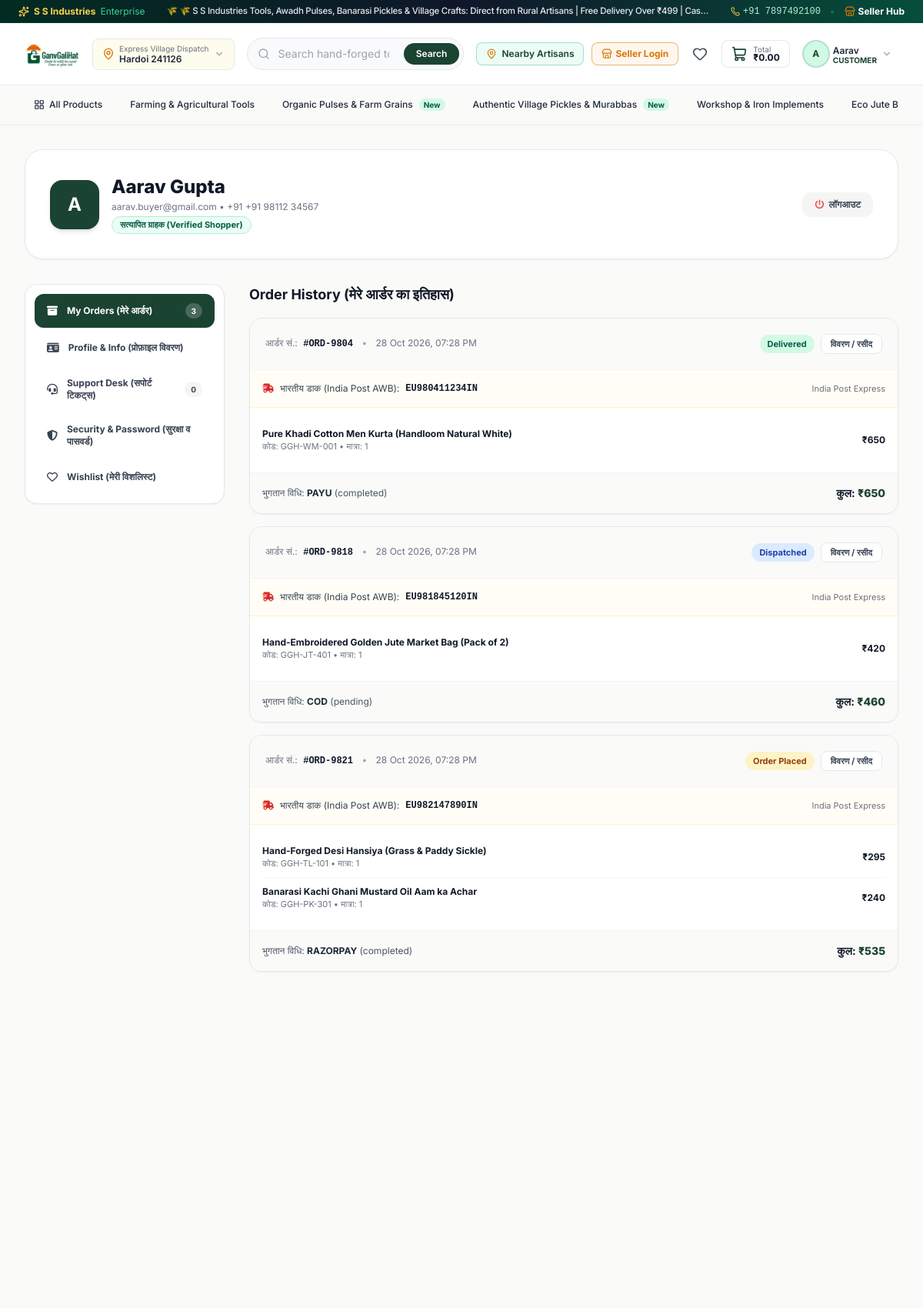
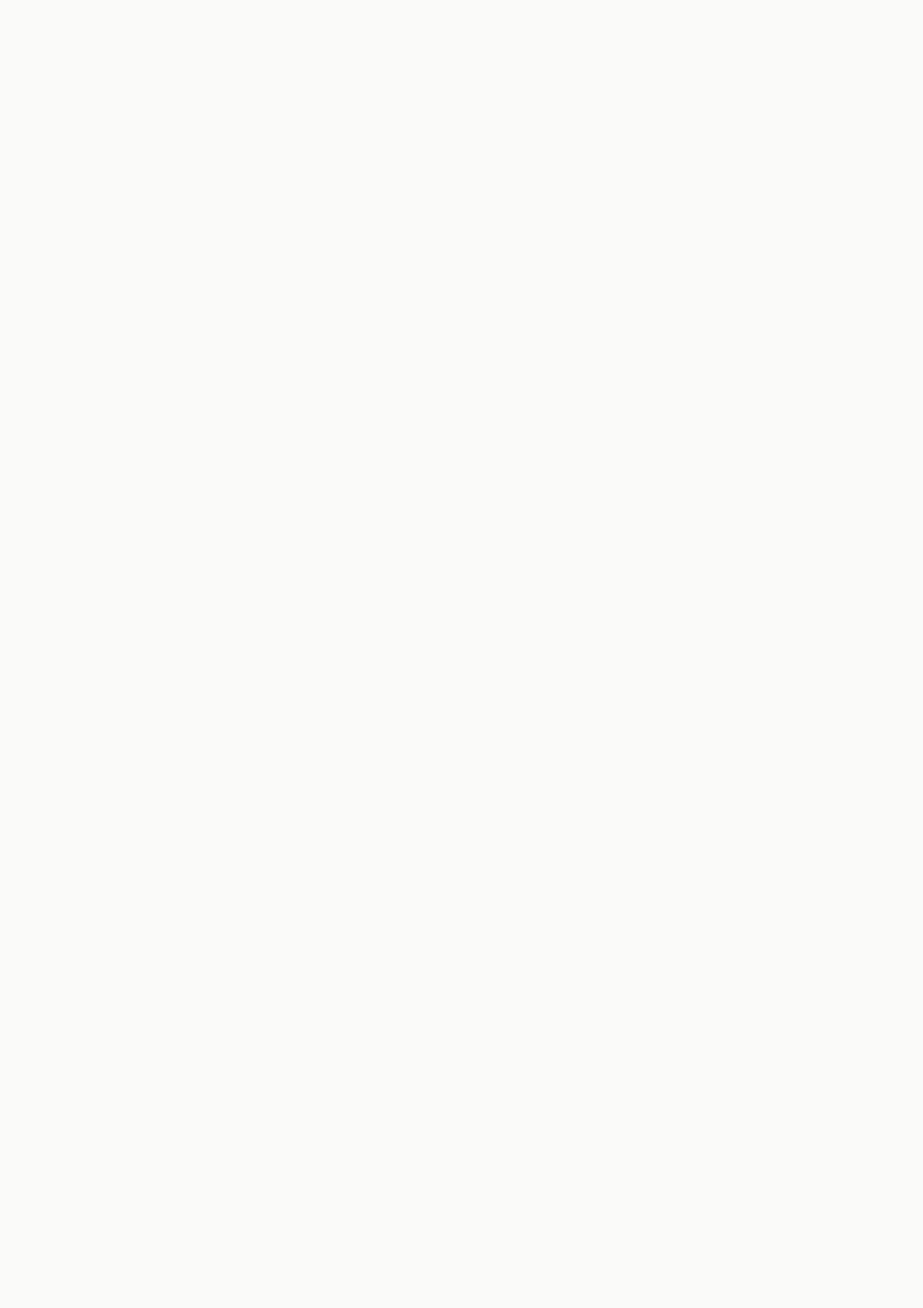
The page /account.php (signed in, upper part) on the database its author committed (2 pictures, top to bottom).
### tables this page shows
CREATE TABLE IF NOT EXISTS `users` (
  `id` INT AUTO_INCREMENT PRIMARY KEY,
  `unique_code` VARCHAR(50) UNIQUE NOT NULL,
  `name` VARCHAR(150) NOT NULL,
  `username` VARCHAR(80) UNIQUE NOT NULL,
  `email` VARCHAR(150) UNIQUE NOT NULL,
  `phone` VARCHAR(30) NOT NULL,
  `password` VARCHAR(255) NOT NULL,
  `role` ENUM('customer', 'vendor', 'admin', 'super_admin') NOT NULL DEFAULT 'customer',
  `department` VARCHAR(150) DEFAULT NULL,
  `avatar` VARCHAR(255) DEFAULT NULL,
  `city` VARCHAR(100) DEFAULT 'Hardoi',
  `state` VARCHAR(100) DEFAULT 'Uttar Pradesh',
  `pincode` VARCHAR(20) DEFAULT '241001',
  `address` TEXT DEFAULT NULL,
  `status` ENUM('active', 'pending', 'suspended') DEFAULT 'active',
  `created_at` TIMESTAMP DEFAULT CURRENT_TIMESTAMP
);

CREATE TABLE IF NOT EXISTS `categories` (
  `id` INT AUTO_INCREMENT PRIMARY KEY,
  `name` VARCHAR(150) NOT NULL,
  `hindi_name` VARCHAR(150) DEFAULT NULL,
  `slug` VARCHAR(150) UNIQUE NOT NULL,
  `description` TEXT DEFAULT NULL,
  `image` VARCHAR(255) DEFAULT NULL,
  `icon_name` VARCHAR(50) DEFAULT 'Package',
  `sort_order` INT DEFAULT 0,
  `created_at` TIMESTAMP DEFAULT CURRENT_TIMESTAMP
);

CREATE TABLE IF NOT EXISTS `orders` (
  `id` INT AUTO_INCREMENT PRIMARY KEY,
  `order_number` VARCHAR(50) UNIQUE NOT NULL,
  `user_id` INT DEFAULT NULL,
  `customer_name` VARCHAR(150) NOT NULL,
  `customer_phone` VARCHAR(30) NOT NULL,
  `customer_email` VARCHAR(150) DEFAULT NULL,
  `shipping_street` TEXT NOT NULL,
  `shipping_city` VARCHAR(100) NOT NULL,
  `shipping_state` VARCHAR(100) NOT NULL,
  `shipping_pincode` VARCHAR(20) NOT NULL,
  `subtotal` DECIMAL(10,2) NOT NULL,
  `shipping_fee` DECIMAL(10,2) NOT NULL DEFAULT 0.00,
  `total_amount` DECIMAL(10,2) NOT NULL,
  `payment_method` ENUM('cod', 'razorpay', 'payu') NOT NULL DEFAULT 'cod',
  `payment_status` ENUM('pending', 'completed', 'failed', 'refunded') DEFAULT 'pending',
  `payment_txn_id` VARCHAR(150) DEFAULT NULL,
  `order_status` ENUM('Order Placed', 'Confirmed', 'Dispatched', 'Out for Delivery', 'Delivered', 'Cancelled') DEFAULT 'Order Placed',
  `tracking_carrier` VARCHAR(100) DEFAULT 'India Post Express',
  `tracking_consignment_no` VARCHAR(100) DEFAULT NULL,
  `notes` TEXT DEFAULT NULL,
  `created_at` TIMESTAMP DEFAULT CURRENT_TIMESTAMP
);

CREATE TABLE IF NOT EXISTS `order_items` (
  `id` INT AUTO_INCREMENT PRIMARY KEY,
  `order_id` INT NOT NULL,
  `product_id` INT NOT NULL,
  `vendor_id` INT NOT NULL,
  `product_name` VARCHAR(255) NOT NULL,
  `product_code` VARCHAR(50) DEFAULT NULL,
  `price` DECIMAL(10,2) NOT NULL,
  `quantity` INT NOT NULL,
  `total` DECIMAL(10,2) NOT NULL
);

### account.php (the view, shortened to what the rows shown need)
<?php
require_once __DIR__ . '/includes/functions.php';
require_once __DIR__ . '/includes/auth_check.php';
$user = get_logged_in_user();
$active_tab = clean_input($_GET['tab'] ?? 'orders');
$stmt_orders = $pdo->prepare("SELECT * FROM orders WHERE user_id = ? OR customer_email = ? ORDER BY id DESC");
$stmt_orders->execute([$user['id'], $user['email']]);
$user_orders = $stmt_orders->fetchAll();
require_once __DIR__ . '/includes/header.php';
?>
<div class="bg-stone-50 min-h-screen py-8">
  <div class="max-w-7xl mx-auto px-4 sm:px-6 lg:px-8">
    <div class="bg-white rounded-3xl border border-gray-200 p-6 sm:p-8 shadow-sm mb-8 flex flex-col sm:flex-row items-center justify-between gap-4">
      <div class="flex items-center gap-4">
        <?php if (!empty($user['avatar'])): ?>
          <img src="<?= htmlspecialchars($user['avatar']) ?>" alt="<?= htmlspecialchars($user['name']) ?>"
            class="w-16 h-16 rounded-2xl object-cover shadow-md border-2 border-emerald-100 bg-stone-100">
        <?php else: ?>
          <div class="w-16 h-16 rounded-2xl bg-brand-green text-white flex items-center justify-center text-2xl font-bold shadow-md">
            <?= strtoupper(mb_substr($user['name'], 0, 1)) ?>
          </div>
        <?php endif; ?>
        <div>
          <h1 class="text-xl sm:text-2xl font-extrabold text-gray-900"><?= htmlspecialchars($user['name']) ?></h1>
          <p class="text-xs text-gray-500 mt-0.5">
            <?= htmlspecialchars($user['email']) ?> • +91 <?= htmlspecialchars($user['phone']) ?>
          </p>
          <span class="inline-block mt-1 text-[11px] font-bold text-emerald-800 bg-emerald-50 px-2.5 py-0.5 rounded-full border border-emerald-200">
            सत्यापित ग्राहक (Verified Shopper)
          </span>
        </div>
      </div>
    </div>
    <div class="grid grid-cols-1 lg:grid-cols-12 gap-8 items-start">
      <div class="lg:col-span-9">
        <?php if ($active_tab === 'orders'): ?>
          <div class="space-y-4">
            <h2 class="text-lg font-bold text-gray-900 mb-2">Order History (मेरे आर्डर का इतिहास)</h2>
            <?php if (empty($user_orders)): ?>
              <div class="bg-white rounded-2xl border border-gray-200 p-12 text-center shadow-sm">
                <i class="fa-solid fa-box-open text-4xl text-stone-300 mb-3"></i>
                <h3 class="text-base font-bold text-gray-700">अभी तक कोई आर्डर नहीं दिया गया</h3>
                <p class="text-xs text-gray-500 mt-1 mb-4">हथकरघा और देसी कुटीर उत्पाद अभी एक्सप्लोर करें।</p>
                <a href="/products.php" class="inline-flex items-center gap-2 px-5 py-2.5 bg-brand-green text-white text-xs font-bold rounded-xl hover:bg-emerald-800 transition">
                  शॉपिंग शुरू करें <i class="fa-solid fa-arrow-right"></i>
                </a>
              </div>
            <?php else: ?>
              <?php foreach ($user_orders as $ord):
                $stmt_ord_items = $pdo->prepare("SELECT * FROM order_items WHERE order_id = ?");
                $stmt_ord_items->execute([$ord['id']]);
                $items = $stmt_ord_items->fetchAll();
              ?>
                <div class="bg-white rounded-2xl border border-gray-200 shadow-sm overflow-hidden">
                  <div class="bg-stone-50 p-4 sm:p-5 border-b border-gray-100 flex flex-wrap items-center justify-between gap-3 text-xs">
                    <div>
                      <span class="text-gray-500">आर्डर सं.:</span>
                      <strong class="text-gray-900 ml-1 font-mono">#<?= htmlspecialchars($ord['order_number']) ?></strong>
                      <span class="text-gray-400 mx-2">•</span>
                      <span class="text-gray-500"><?= date('d M Y, h:i A', strtotime($ord['created_at'])) ?></span>
                    </div>
                    <div class="flex items-center gap-2">
                      <span class="px-2.5 py-1 rounded-full text-[11px] font-bold <?= $ord['order_status'] === 'Delivered' ? 'bg-emerald-100 text-emerald-800' : ($ord['order_status'] === 'Dispatched' ? 'bg-blue-100 text-blue-800' : 'bg-amber-100 text-amber-800') ?>">
                        <?= htmlspecialchars($ord['order_status']) ?>
                      </span>
                      <a href="/order-success.php?id=<?= $ord['id'] ?>" class="px-3 py-1 bg-white border border-gray-200 rounded-lg text-gray-700 hover:bg-stone-100 font-bold transition text-[11px]">
                        विवरण / रसीद
                      </a>
                    </div>
                  </div>
                  <div class="p-4 bg-amber-50/50 border-b border-amber-100 flex items-center justify-between text-xs">
                    <div class="flex items-center gap-2">
                      <i class="fa-solid fa-truck-fast text-red-600"></i>
                      <span class="text-gray-700">भारतीय डाक (India Post AWB):</span>
                      <span class="font-mono font-bold text-gray-900"><?= htmlspecialchars($ord['tracking_consignment_no'] ?? 'AWB-PENDING') ?></span>
                    </div>
                    <span class="text-[11px] text-gray-500"><?= htmlspecialchars($ord['tracking_carrier'] ?? 'India Post') ?></span>
                  </div>
                  <div class="divide-y divide-gray-100 p-4">
                    <?php foreach ($items as $it): ?>
                      <div class="py-2.5 flex items-center justify-between text-xs">
                        <div>
                          <p class="font-bold text-gray-900"><?= htmlspecialchars($it['product_name']) ?></p>
                          <p class="text-gray-500 text-[11px]">कोड: <?= htmlspecialchars($it['product_code']) ?> • मात्रा: <?= $it['quantity'] ?></p>
                        </div>
                        <div class="font-bold text-gray-900">
                          <?= format_price($it['total']) ?>
                        </div>
                      </div>
                    <?php endforeach; ?>
                  </div>
                  <div class="bg-stone-50 p-4 border-t border-gray-100 flex items-center justify-between text-xs">
                    <span class="text-gray-600">भुगतान विधि: <strong class="uppercase text-gray-800"><?= htmlspecialchars($ord['payment_method']) ?></strong> (<?= htmlspecialchars($ord['payment_status']) ?>)</span>
                    <span class="font-bold text-sm text-gray-900">कुल: <span class="text-brand-green font-extrabold"><?= format_price($ord['total_amount']) ?></span></span>
                  </div>
                </div>
              <?php endforeach; ?>
            <?php endif; ?>
          </div>
        <?php endif; ?>
      </div>
    </div>
  </div>
</div>
<?php require_once __DIR__ . '/includes/footer.php'; ?>

### includes/header.php (shortened to what the rows shown need)
<?php
require_once __DIR__ . '/functions.php';
$current_user = get_logged_in_user();
$header_categories = [];
try {
    $stmt = $pdo->query("SELECT id, name, hindi_name, slug, icon_name FROM categories ORDER BY sort_order ASC, name ASC");
    $header_categories = $stmt->fetchAll();
} catch (Exception $e) {}
?>
<!DOCTYPE html>
<html lang="en" class="scroll-smooth bg-stone-50">
<head>
  <script src="https://cdn.tailwindcss.com"></script>
  <link rel="stylesheet" href="https://cdnjs.cloudflare.com/ajax/libs/font-awesome/6.5.1/css/all.min.css">
  <link rel="stylesheet" href="/assets/css/style.css">
</head>
<body class="flex flex-col min-h-screen text-gray-800 antialiased selection:bg-emerald-200 overflow-x-hidden">
  <header class="sticky top-0 z-40 bg-white border-b border-gray-100 shadow-sm transition-all w-full max-w-full" style="position: -webkit-sticky; position: sticky; top: 0; z-index: 50;">
    <div class="max-w-7xl mx-auto px-2.5 sm:px-6 lg:px-8 w-full min-w-0">
      <div class="flex items-center justify-between h-14 sm:h-20 gap-1.5 sm:gap-4 w-full min-w-0">
        <div class="flex items-center gap-1 sm:gap-2.5 shrink-0">
          <div class="relative shrink-0" id="accountMenuContainer">
            <button
              type="button"
              id="accountMenuBtn"
              class="flex items-center gap-1 sm:gap-1.5 p-1 sm:p-2 rounded-full hover:bg-gray-100 text-gray-700 transition-colors focus:outline-none focus:ring-2 focus:ring-brand-green cursor-pointer shrink-0"
              aria-label="Account Menu"
            >
              <div class="w-8 h-8 rounded-full bg-emerald-100 text-brand-green flex items-center justify-center font-bold text-xs ring-2 ring-emerald-600/30 overflow-hidden shrink-0">
                <?php if ($current_user && !empty($current_user['avatar'])): ?>
                  <img src="<?= htmlspecialchars($current_user['avatar']) ?>" alt="Avatar" class="w-full h-full object-cover">
                <?php elseif ($current_user): ?>
                  <?= strtoupper(mb_substr($current_user['name'], 0, 1)) ?>
                <?php else: ?>
                  <i data-lucide="user" class="w-4 h-4"></i>
                <?php endif; ?>
              </div>
              <div class="hidden md:flex flex-col text-left">
                <span class="text-xs font-semibold text-gray-800 leading-tight truncate max-w-[90px]">
                  <?= $current_user ? htmlspecialchars(explode(' ', $current_user['name'])[0]) : 'Sign In' ?>
                </span>
                <span class="text-[10px] text-brand-green font-bold uppercase leading-none">
                  <?= $current_user ? htmlspecialchars(str_replace('_', ' ', $current_user['role'])) : 'Customer' ?>
                </span>
              </div>
              <i data-lucide="chevron-down" class="w-3.5 h-3.5 text-gray-400 hidden sm:block"></i>
            </button>
          </div>
        </div>
      </div>
    </div>
    <nav class="bg-stone-50 border-t border-gray-200/80 shadow-xs w-full max-w-full overflow-hidden">
      <div class="max-w-7xl mx-auto px-4 sm:px-6 lg:px-8 w-full min-w-0">
        <div class="flex items-center space-x-1 sm:space-x-3 overflow-x-auto py-2.5 scrollbar-none text-xs font-medium text-gray-700 whitespace-nowrap w-full min-w-0">
          <?php foreach ($header_categories as $cat):
            $isActive = (isset($_GET['category']) && $_GET['category'] === $cat['slug']);
          ?>
            <a
              href="/products.php?category=<?= htmlspecialchars($cat['slug']) ?>"
              class="flex items-center gap-1.5 px-3 py-1.5 rounded-full transition-all shrink-0 <?= $isActive ? 'bg-brand-green text-white font-semibold shadow-xs' : 'hover:bg-amber-50 hover:text-brand-green text-gray-800' ?>"
            >
              <span><?= htmlspecialchars($cat['name']) ?></span>
              <?php if (strpos($cat['slug'], 'pulses') !== false || strpos($cat['slug'], 'pickle') !== false): ?>
                <span class="ml-0.5 px-1.5 py-0.2 bg-emerald-100 text-emerald-800 text-[10px] font-bold rounded-full">New</span>
              <?php endif; ?>
            </a>
          <?php endforeach; ?>
        </div>
      </div>
    </nav>
  </header>
  <main class="flex-1">

### rows shown on the page
users: name "A", name "Aarav", role "CUSTOMER", name "Aarav Gupta", email "aarav.buyer@gmail.com", phone "+91 98112 34567"
categories: name "Farming & Agricultural Tools"
categories: name "Organic Pulses & Farm Grains", shows "New"
categories: name "Authentic Village Pickles & Murabbas", shows "New"
categories: name "Workshop & Iron Implements"
categories: name "Eco Jute…"
orders: order_number "ORD-9804", created_at "28 Oct 2026, 07:28 PM", order_status "Delivered", tracking_consignment_no "EU980411234IN", tracking_carrier "India Post Express", payment_method "PAYU", payment_status "completed", total_amount "₹650"
order_items: product_name "Pure Khadi Cotton Men Kurta (Handloom Natural White)", product_code "GGH-WM-001", quantity "1", total "₹650"
orders: order_number "ORD-9818", created_at "28 Oct 2026, 07:28 PM", order_status "Dispatched", tracking_consignment_no "EU981845120IN", tracking_carrier "India Post Express", payment_method "COD", payment_status "pending", total_amount "₹460"
order_items: product_name "Hand-Embroidered Golden Jute Market Bag (Pack of 2)", product_code "GGH-JT-401", quantity "1", total "₹420"
orders: order_number "ORD-9821", created_at "28 Oct 2026, 07:28 PM", order_status "Order Placed", tracking_consignment_no "EU982147890IN", tracking_carrier "India Post Express", payment_method "RAZORPAY", payment_status "completed", total_amount "₹535"
order_items: product_name "Hand-Forged Desi Hansiya (Grass & Paddy Sickle)", product_code "GGH-TL-101", quantity "1", total "₹295"
order_items: product_name "Banarasi Kachi Ghani Mustard Oil Aam ka Achar", product_code "GGH-PK-301", quantity "1", total "₹240"

### other values the page prints
APP_COMPANY "S S Industries"
get_setting('announcement_text') "🌾 S S Industries Tools, Awadh Pulses, Banarasi Pickles & Village Crafts: Direct from Rural Artisans | Free Delivery Over ₹499 | Cas…"
APP_PHONE "+91 7897492100"
$_SESSION['delivery_location_text'] "Hardoi 241126"
$cart_subtotal "0.00"
count($user_orders) "3"
count($user_tickets) "0"
